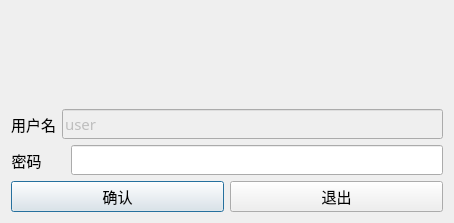
<?xml version="1.0" encoding="UTF-8"?>
<ui version="4.0">
 <class>Loginto</class>
 <widget class="QDialog" name="Loginto">
  <property name="geometry">
   <rect>
    <x>0</x>
    <y>0</y>
    <width>454</width>
    <height>223</height>
   </rect>
  </property>
  <property name="windowTitle">
   <string>黑龙江省宇堃建设工程咨询有限责任公司-评标专家库</string>
  </property>
  <property name="windowIcon">
   <iconset resource="resource.qrc">
    <normaloff>:/image/image/ico.png</normaloff>:/image/image/ico.png</iconset>
  </property>
  <layout class="QGridLayout" name="gridLayout">
   <item row="0" column="0">
    <widget class="QLabel" name="label_3">
     <property name="minimumSize">
      <size>
       <width>201</width>
       <height>61</height>
      </size>
     </property>
     <property name="maximumSize">
      <size>
       <width>561</width>
       <height>141</height>
      </size>
     </property>
     <property name="text">
      <string/>
     </property>
     <property name="pixmap">
      <pixmap resource="resource.qrc">:/image/image/logo.png</pixmap>
     </property>
     <property name="scaledContents">
      <bool>true</bool>
     </property>
    </widget>
   </item>
   <item row="1" column="0">
    <layout class="QHBoxLayout" name="horizontalLayout">
     <item>
      <widget class="QLabel" name="label">
       <property name="font">
        <font>
         <family>Agency FB</family>
         <pointsize>11</pointsize>
        </font>
       </property>
       <property name="text">
        <string>用户名</string>
       </property>
       <property name="alignment">
        <set>Qt::AlignRight|Qt::AlignTrailing|Qt::AlignVCenter</set>
       </property>
      </widget>
     </item>
     <item>
      <widget class="QLineEdit" name="userlineEdit">
       <property name="enabled">
        <bool>false</bool>
       </property>
       <property name="font">
        <font>
         <family>Agency FB</family>
         <pointsize>11</pointsize>
        </font>
       </property>
       <property name="text">
        <string>user</string>
       </property>
      </widget>
     </item>
    </layout>
   </item>
   <item row="2" column="0">
    <layout class="QHBoxLayout" name="horizontalLayout_2">
     <item>
      <widget class="QLabel" name="label_2">
       <property name="font">
        <font>
         <family>Agency FB</family>
         <pointsize>11</pointsize>
        </font>
       </property>
       <property name="text">
        <string>密码      </string>
       </property>
       <property name="alignment">
        <set>Qt::AlignRight|Qt::AlignTrailing|Qt::AlignVCenter</set>
       </property>
      </widget>
     </item>
     <item>
      <widget class="QLineEdit" name="passwordlineEdit_2">
       <property name="font">
        <font>
         <family>Agency FB</family>
         <pointsize>11</pointsize>
        </font>
       </property>
      </widget>
     </item>
    </layout>
   </item>
   <item row="3" column="0">
    <layout class="QHBoxLayout" name="horizontalLayout_3">
     <item>
      <widget class="QPushButton" name="okpushButton">
       <property name="font">
        <font>
         <family>Agency FB</family>
         <pointsize>11</pointsize>
        </font>
       </property>
       <property name="text">
        <string>确认</string>
       </property>
      </widget>
     </item>
     <item>
      <widget class="QPushButton" name="exitpushButton_2">
       <property name="font">
        <font>
         <family>Agency FB</family>
         <pointsize>11</pointsize>
        </font>
       </property>
       <property name="text">
        <string>退出</string>
       </property>
      </widget>
     </item>
    </layout>
   </item>
  </layout>
 </widget>
 <resources>
  <include location="resource.qrc"/>
 </resources>
 <connections/>
</ui>
